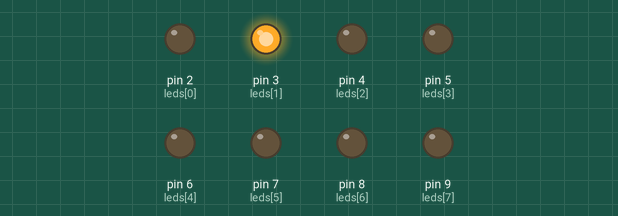
Simulated run of this sketch. Board: Arduino Uno, built with avr-gcc and run on an emulated ATmega328P. Parts: output pins drawn as LEDs (lit = HIGH).

Above: at 0.3 s.
At 0.9 s:
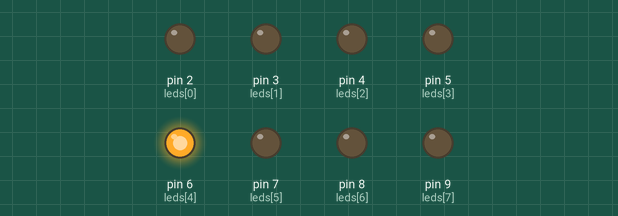
At 1.6 s:
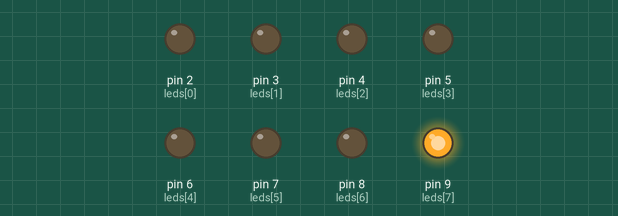
At 2.7 s:
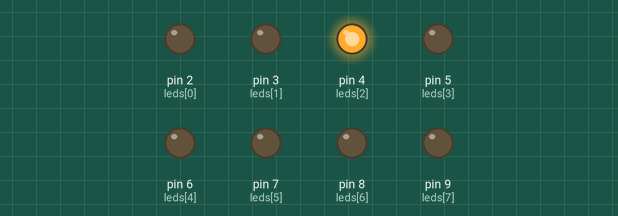
At 3.9 s:
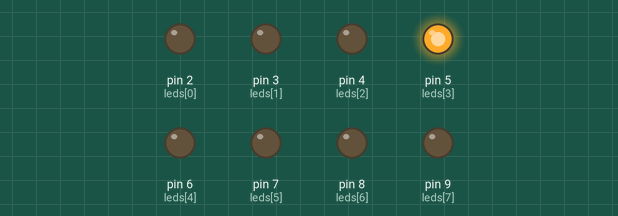
At 6.4 s:
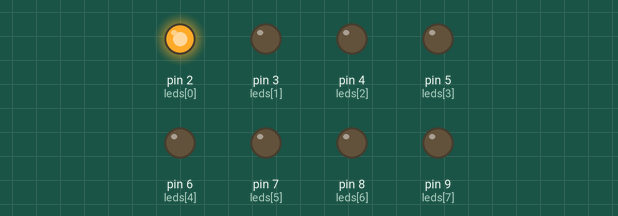
Timing chart, 0 to 7.4 s (numbered marks = the images above):
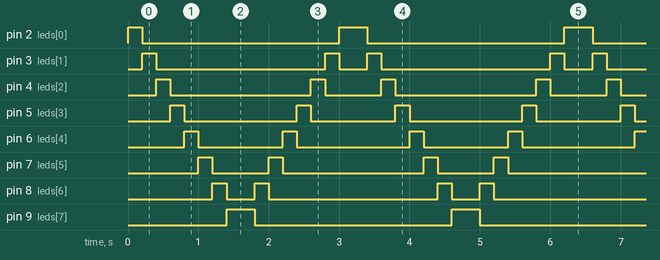

Measured:
- by itself, pin 2 (leds[0]): repeats every 3.2 s: LOW 2.8 s, HIGH 0.40 s
- by itself, pin 3 (leds[1]): repeats every 3.2 s: LOW 2.4 s, HIGH 0.20 s, LOW 0.40 s, HIGH 0.20 s
- by itself, pin 4 (leds[2]): repeats every 3.2 s: LOW 2.0 s, HIGH 0.20 s, LOW 0.80 s, HIGH 0.20 s
- by itself, pin 5 (leds[3]): repeats every 3.2 s: LOW 1.6 s, HIGH 0.20 s, LOW 1.2 s, HIGH 0.20 s
- by itself, pin 6 (leds[4]): repeats every 3.2 s: LOW 1.2 s, HIGH 0.20 s, LOW 1.6 s, HIGH 0.20 s
- by itself, pin 7 (leds[5]): repeats every 3.2 s: LOW 0.80 s, HIGH 0.20 s, LOW 2.0 s, HIGH 0.20 s
- by itself, pin 8 (leds[6]): repeats every 3.2 s: LOW 0.40 s, HIGH 0.20 s, LOW 2.4 s, HIGH 0.20 s
- by itself, pin 9 (leds[7]): alternates HIGH for 0.40 s and LOW for 2.8 s

The sketch:

C.ino
```cpp
#define LED_COUNT 8
int leds[LED_COUNT] = {2, 3, 4, 5, 6, 7, 8, 9};

void setup() {
    for (int i = 0; i < LED_COUNT; i++) {
        pinMode(leds[i], OUTPUT);
    }
}

void loop() {
    for (int i = 0; i < LED_COUNT; i++) {
        digitalWrite(leds[i], HIGH);
        delay(200);
        digitalWrite(leds[i], LOW);
    }

    for (int i = LED_COUNT - 1; i >= 0; i--) {
        digitalWrite(leds[i], HIGH);
        delay(200);
        digitalWrite(leds[i], LOW);
    }
}
```
